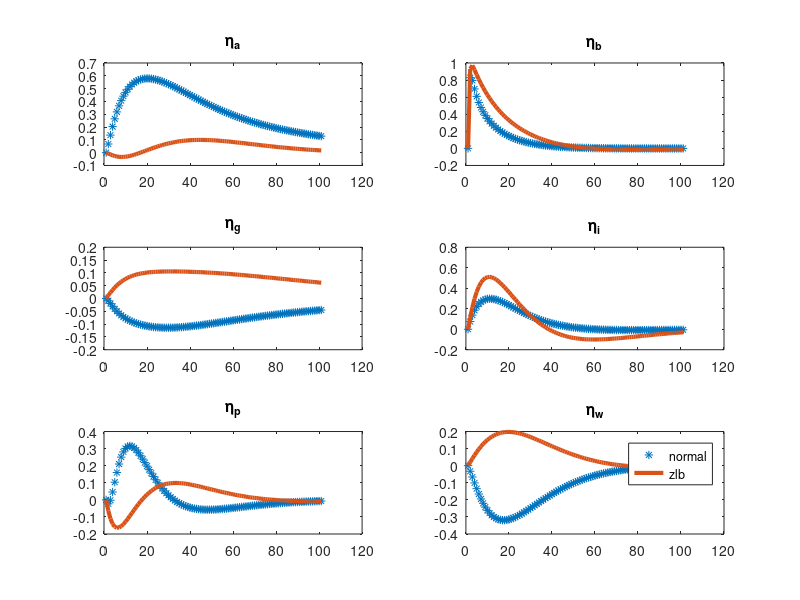

Recreate this plot in MATLAB. (Note: this script raises an error after producing the figure.)
clear;clc;close all;
load('impREE.mat');

figure('Name','impulse responses-consumption','units','normalized','outerposition',[0 0 1 1]);
shocks={'\eta_a','\eta_b','\eta_g','\eta_i','\eta_r','\eta_p','\eta_w'};
index=0;
for jj=[1 2 3 4 6 7]
    index=index+1;
subplot(3,2,index);
plot(impREE_normal(:,1,index),'*');
hold on;
plot(impREE_zlb(:,1,index),'lineWidth',3);
title(shocks(jj));
end
legend('normal','zlb');

fig = gcf;
fig.PaperPositionMode = 'auto'
fig_pos = fig.PaperPosition;
fig.PaperSize = [fig_pos(3) fig_pos(4)];
print(fig,'rise_impresp_cons','-dpdf');

figure('Name','impulse responses-investment','units','normalized','outerposition',[0 0 1 1]);
shocks={'\eta_a','\eta_b','\eta_g','\eta_i','\eta_r','\eta_p','\eta_w'};
index=0;
for jj=[1 2 3 4 6 7]
    index=index+1;
subplot(3,2,index);
plot(impREE_normal(:,2,index),'*');
hold on;
plot(impREE_zlb(:,2,index),'lineWidth',3);
title(shocks(jj));
end
legend('normal','zlb');

fig = gcf;
fig.PaperPositionMode = 'auto'
fig_pos = fig.PaperPosition;
fig.PaperSize = [fig_pos(3) fig_pos(4)];
print(fig,'rise_impresp_inve','-dpdf');


figure('Name','impulse responses-output','units','normalized','outerposition',[0 0 1 1]);
shocks={'\eta_a','\eta_b','\eta_g','\eta_i','\eta_r','\eta_p','\eta_w'};
index=0;
for jj=[1 2 3 4 6 7]
    index=index+1;
subplot(3,2,index);
plot(impREE_normal(:,3,index),'*');
hold on;
plot(impREE_zlb(:,3,index),'lineWidth',3);
title(shocks(jj));
end
legend('normal','zlb');

fig = gcf;
fig.PaperPositionMode = 'auto'
fig_pos = fig.PaperPosition;
fig.PaperSize = [fig_pos(3) fig_pos(4)];
print(fig,'rise_impresp_output','-dpdf');

figure('Name','impulse responses-inflation','units','normalized','outerposition',[0 0 1 1]);
shocks={'\eta_a','\eta_b','\eta_g','\eta_i','\eta_r','\eta_p','\eta_w'};
index=0;
for jj=[1 2 3 4 6 7]
    index=index+1;
subplot(3,2,index);
plot(impREE_normal(:,4,index),'*');
hold on;
plot(impREE_zlb(:,4,index),'lineWidth',3);
title(shocks(jj));
end
legend('normal','zlb');

fig = gcf;
fig.PaperPositionMode = 'auto'
fig_pos = fig.PaperPosition;
fig.PaperSize = [fig_pos(3) fig_pos(4)];
print(fig,'rise_impresp_pinf','-dpdf');
